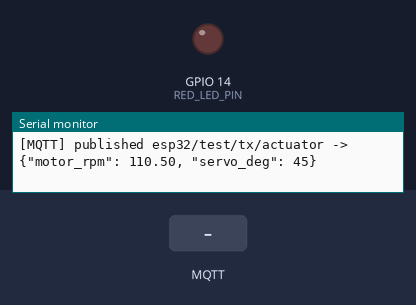
The program below on a simulated ESP32-S3. Shown: output pins drawn as LEDs (lit = HIGH), the last lines printed to the serial monitor. The inputs (shaded band) are chosen by the test bench. WiFi joins after 1.5 s; servers stay silent unless stated; no MQTT or app messages arrive unless stated.

Above: at 2.3 s.
2.4 s: MQTT message "1" arrives on the first subscribed topic
At 4.6 s:
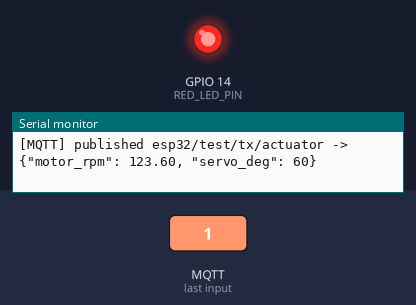
5.4 s: MQTT message "on" arrives on the first subscribed topic
Timing chart, 0 to 13.5 s (numbered marks = the images above; inputs shaded):
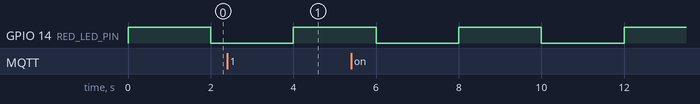

Measured:
- by itself, GPIO 14 (RED_LED_PIN): alternates HIGH for 2.0 s and LOW for 2.0 s

The program:

main.cpp
```cpp
#include <Arduino.h>
#include "core/pin.h"
#include "managers/network_manager.h"
#include "managers/queue_manager.h"

// The ONLY task that touches WiFi / PubSubClient.
void networkTask(void *pv)
{
  Serial.printf("[RTOS] Core %d - Network Task Started.\n", xPortGetCoreID());
  outbound_msg_t msg;
  for (;;)
  {
    network_manager::service(); // non-blocking connect / reconnect state machine

    if (network_manager::is_connected())
    {
      // Sleep until a message arrives, but wake every 20 ms so mqtt_loop() keeps running.
      if (queue_manager::dequeue_outbound(msg, pdMS_TO_TICKS(20)))
        network_manager::publish(msg);
    }
    else
    {
      // Offline: leave messages in the queue (it keeps the newest ones).
      vTaskDelay(pdMS_TO_TICKS(20));
    }

    network_manager::mqtt_loop();
  }
}

void commandReactTask(void *pv)
{
  command_t command_data;
  for (;;)
  {
    // Blocks until a command arrives, no polling or extra delay needed.
    if (queue_manager::dequeue_command_data(command_data, portMAX_DELAY))
    {
      Serial.printf("[CORE-%d] (command, temp_c, timer_min) = (%d, %.2f, %d)\n",
                    xPortGetCoreID(), command_data.command,
                    command_data.temperature_celcius, command_data.timer_minutes);
    }
  }
}

void blinkLedManagementTask(void *pv)
{
  TickType_t xLastWakeTime = xTaskGetTickCount();
  const TickType_t xPeriod = pdMS_TO_TICKS(2000);
  int last_led_state = LOW;
  const float temps[5] = {10.4, 20.5, 30.6, 40.5, 50.6};
  const float humids[5] = {40.4, 50.5, 60.6, 70.5, 80.6};
  const float motor_rpms[5] = {120.4, 110.5, 123.6, 120.5, 121.6};
  const int servo_degs[5] = {30, 45, 60, 75, 90};
  int idx = 0;
  sensor_t sensor_data;
  actuator_t actuator_data;
  pinMode(pin::RED_LED_PIN, OUTPUT);
  Serial.printf("[RTOS] Core %d - Blink/Producer Task Started.\n", xPortGetCoreID());
  for (;;)
  {
    last_led_state = !last_led_state;
    digitalWrite(pin::RED_LED_PIN, last_led_state);

    sensor_data.humidity_percent = humids[idx];
    sensor_data.temperature_celcius = temps[idx];
    actuator_data.motor_speed_rpm = motor_rpms[idx];
    actuator_data.servo_degree = servo_degs[idx];
    idx = (idx + 1) % 5;

    queue_manager::enqueue_sensor_data(sensor_data);
    queue_manager::enqueue_actuator_data(actuator_data);
    vTaskDelayUntil(&xLastWakeTime, xPeriod);
  }
}

void setup()
{
  Serial.begin(115200);
  queue_manager::initialize();
  network_manager::begin(); // before the tasks start, so the event group exists

  xTaskCreatePinnedToCore(networkTask, "NetworkTask", 6144, NULL, 1, NULL, 0);
  xTaskCreatePinnedToCore(blinkLedManagementTask, "BlinkLedTask", 4096, NULL, 1, NULL, 1);
  xTaskCreatePinnedToCore(commandReactTask, "CommandReactTask", 4096, NULL, 1, NULL, 1);
}

void loop()
{
  vTaskDelete(NULL); // everything runs in the tasks
}
```

pin.h
```cpp
#pragma once

namespace pin
{
    constexpr int BUILTIN_RGB_PIN = 48;
    constexpr int RED_LED_PIN = 14;
} // namespace pin
```

secrets.h
```cpp
#pragma once
// Keep this file out of git: add "src/core/secrets.h" to .gitignore.
namespace secrets
{
    constexpr const char *WIFI_SSID = "WIFI_SSID";
    constexpr const char *WIFI_PASSWORD = "WIFI_PASSWORD";
} // namespace secrets
```

type.h
```cpp
#pragma once
#include <stdint.h>

typedef struct
{
    float temperature_celcius;
    float humidity_percent;
} sensor_t;

typedef struct
{
    float motor_speed_rpm;
    int servo_degree;
} actuator_t;

typedef struct
{
    float temperature_celcius;
    int timer_minutes;
    int command;
} command_t;

// ---- Outbound (device -> broker) -------------------------------------------
// One tag per kind of data. To publish to a new topic:
//   1. add a value here        2. add a payload struct + union member below
//   3. add a case in network_manager::publish()
enum class msg_type_t : uint8_t
{
    SENSOR,
    ACTUATOR,
};

// Copied into the FreeRTOS queue with memcpy, so members must be plain data
// (no String / std::string / pointers to stack memory).
typedef struct
{
    msg_type_t type;
    union
    {
        sensor_t sensor;
        actuator_t actuator;
    };
} outbound_msg_t;
```

network_manager.cpp
```cpp
#include "network_manager.h"
#include <Arduino.h>
#include <WiFi.h>
#include <PubSubClient.h>
#include <ArduinoJson.h>
#include "core/pin.h"
#include "core/secrets.h"
#include "queue_manager.h"

namespace
{
    // ---- Configuration -------------------------------------------------------
    const char *mqtt_broker = "broker.emqx.io";
    constexpr uint16_t mqtt_port = 1883;
    const char *topic_sub_command = "esp32/test/rx/command";
    const char *topic_pub_sensor = "esp32/test/tx/sensor";
    const char *topic_pub_actuator = "esp32/test/tx/actuator";

    constexpr uint32_t WIFI_RETRY_MS = 30000; // safety net if the driver gives up
    constexpr uint32_t MQTT_BACKOFF_MIN_MS = 1000;
    constexpr uint32_t MQTT_BACKOFF_MAX_MS = 30000;

    // ---- State (touched only by the network task after begin()) --------------
    enum class link_state_t : uint8_t
    {
        WIFI_CONNECTING,
        MQTT_CONNECTING,
        CONNECTED,
    };

    WiFiClient wifi_client;
    PubSubClient client(wifi_client);
    EventGroupHandle_t net_events = nullptr;

    char client_id[32];
    link_state_t state = link_state_t::WIFI_CONNECTING;
    bool state_valid = false; // false until the first set_state()
    bool wifi_was_up = false;
    uint32_t wifi_attempt_ms = 0;
    uint32_t mqtt_next_try_ms = 0;
    uint32_t mqtt_backoff_ms = MQTT_BACKOFF_MIN_MS;

    // Only acts on a change, so the RGB LED / event bits aren't rewritten every loop.
    void set_state(link_state_t new_state)
    {
        if (state_valid && new_state == state)
            return;
        state = new_state;
        state_valid = true;

        switch (state)
        {
        case link_state_t::WIFI_CONNECTING:
            neopixelWrite(pin::BUILTIN_RGB_PIN, 0, 0, 50); // blue
            xEventGroupClearBits(net_events, network_manager::BIT_MQTT_CONNECTED);
            Serial.println("[NET] WiFi connecting...");
            break;
        case link_state_t::MQTT_CONNECTING:
            neopixelWrite(pin::BUILTIN_RGB_PIN, 50, 0, 0); // red
            xEventGroupClearBits(net_events, network_manager::BIT_MQTT_CONNECTED);
            break;
        case link_state_t::CONNECTED:
            neopixelWrite(pin::BUILTIN_RGB_PIN, 0, 50, 0); // green
            xEventGroupSetBits(net_events, network_manager::BIT_MQTT_CONNECTED);
            break;
        }
    }

    void start_wifi()
    {
        WiFi.begin(secrets::WIFI_SSID, secrets::WIFI_PASSWORD);
        wifi_attempt_ms = millis();
    }

    void try_connect_mqtt()
    {
        Serial.print("[MQTT] Connecting... ");
        if (client.connect(client_id))
        {
            Serial.println("connected");
            if (!client.subscribe(topic_sub_command))
                Serial.println("[MQTT] Subscribe failed");
            mqtt_backoff_ms = MQTT_BACKOFF_MIN_MS;
        }
        else
        {
            Serial.printf("failed, rc=%d, retry in %lu ms\n", client.state(), (unsigned long)mqtt_backoff_ms);
            mqtt_next_try_ms = millis() + mqtt_backoff_ms;
            const uint32_t doubled = mqtt_backoff_ms * 2;
            mqtt_backoff_ms = (doubled > MQTT_BACKOFF_MAX_MS) ? MQTT_BACKOFF_MAX_MS : doubled;
        }
    }

    // Runs inside client.loop(), i.e. in the network task. Keep it short:
    // parse, validate, enqueue, return.
    void callback(char *topic, byte *payload, unsigned int length)
    {
        if (strcmp(topic, topic_sub_command) != 0)
            return;

        JsonDocument doc;
        DeserializationError err = deserializeJson(doc, payload, length);
        if (err)
        {
            Serial.print("[MQTT] Deserialize json failed : ");
            Serial.println(err.c_str());
            return;
        }

        command_t cmd;
        cmd.temperature_celcius = doc["temperature_celcius"] | 0.0f;
        cmd.timer_minutes = doc["timer_minutes"] | 0;
        cmd.command = doc["command"] | -1;

        if (cmd.command != 0 && cmd.command != 1)
        {
            Serial.println("[MQTT] Unknown command value");
            return;
        }
        if (!queue_manager::enqueue_command_data(cmd))
            Serial.println("[MQTT] Command queue full, command dropped");
    }

    bool publish_text(const char *topic, const char *payload)
    {
        const bool ok = client.publish(topic, payload);
        Serial.printf("[MQTT] %s %s -> %s\n", ok ? "published" : "FAILED", topic, payload);
        return ok;
    }
} // namespace

namespace network_manager
{
    void begin()
    {
        net_events = xEventGroupCreate();

        // Unique client ID: a fixed ID on a public broker gets kicked by anyone else using it.
        const uint64_t mac = ESP.getEfuseMac();
        snprintf(client_id, sizeof(client_id), "esp32s3-%04X%08X",
                 (unsigned)((mac >> 32) & 0xFFFF), (unsigned)(mac & 0xFFFFFFFF));

        client.setServer(mqtt_broker, mqtt_port);
        client.setCallback(callback);
        client.setSocketTimeout(3); // seconds; keeps a failed connect() short

        WiFi.persistent(false);
        WiFi.mode(WIFI_STA);
        WiFi.setAutoReconnect(true); // the driver handles ordinary drops by itself
        start_wifi();
    }

    void service()
    {
        const uint32_t now = millis();

        if (WiFi.status() != WL_CONNECTED)
        {
            wifi_was_up = false;
            set_state(link_state_t::WIFI_CONNECTING);
            if (now - wifi_attempt_ms >= WIFI_RETRY_MS)
            {
                Serial.println("[NET] WiFi still down, forcing reconnect");
                WiFi.reconnect();
                wifi_attempt_ms = now;
            }
            return;
        }

        if (!wifi_was_up)
        {
            wifi_was_up = true;
            mqtt_next_try_ms = now; // try MQTT immediately after WiFi (re)appears
            mqtt_backoff_ms = MQTT_BACKOFF_MIN_MS;
            Serial.print("[NET] WiFi connected, IP: ");
            Serial.println(WiFi.localIP());
        }

        if (client.connected())
        {
            set_state(link_state_t::CONNECTED);
            return;
        }

        set_state(link_state_t::MQTT_CONNECTING);
        if ((int32_t)(now - mqtt_next_try_ms) >= 0) // wrap-safe "is it time yet"
            try_connect_mqtt();
    }

    bool is_connected()
    {
        return WiFi.status() == WL_CONNECTED && client.connected();
    }

    bool publish(const outbound_msg_t &msg)
    {
        if (!client.connected())
            return false;

        char buf[128];
        switch (msg.type)
        {
        case msg_type_t::SENSOR:
            snprintf(buf, sizeof(buf), "{\"temperature_c\": %.2f, \"humidity_pct\": %.2f}",
                     msg.sensor.temperature_celcius, msg.sensor.humidity_percent);
            return publish_text(topic_pub_sensor, buf);

        case msg_type_t::ACTUATOR:
            snprintf(buf, sizeof(buf), "{\"motor_rpm\": %.2f, \"servo_deg\": %d}",
                     msg.actuator.motor_speed_rpm, msg.actuator.servo_degree);
            return publish_text(topic_pub_actuator, buf);
        }
        return false;
    }

    void mqtt_loop()
    {
        client.loop();
    }

    EventGroupHandle_t event_group()
    {
        return net_events;
    }
} // namespace network_manager
```

network_manager.h
```cpp
#pragma once
#include "core/type.h"
#include "freertos/FreeRTOS.h"
#include "freertos/event_groups.h"

// OWNERSHIP RULE: begin() runs once from setup(), before any task starts.
// After that, service() / is_connected() / publish() / mqtt_loop() must be
// called ONLY from the network task. That is what makes PubSubClient safe
// without a mutex. Other tasks talk to it through queue_manager.
namespace network_manager
{
    constexpr EventBits_t BIT_MQTT_CONNECTED = (1 << 0);

    void begin();                       // config + start WiFi (non-blocking)
    void service();                     // non-blocking WiFi/MQTT state machine
    bool is_connected();                // WiFi up AND MQTT connected
    bool publish(const outbound_msg_t &msg);
    void mqtt_loop();                   // PubSubClient keepalive + incoming messages

    // Safe to use from any task: wait on / test BIT_MQTT_CONNECTED.
    EventGroupHandle_t event_group();
} // namespace network_manager
```

queue_manager.cpp
```cpp
#include "queue_manager.h"

namespace
{
    constexpr UBaseType_t OUTBOUND_QUEUE_LENGTH = 10;
    constexpr UBaseType_t COMMAND_QUEUE_LENGTH = 5;

    QueueHandle_t outbound_queue = nullptr;
    QueueHandle_t command_queue = nullptr;
} // namespace

namespace queue_manager
{
    void initialize()
    {
        outbound_queue = xQueueCreate(OUTBOUND_QUEUE_LENGTH, sizeof(outbound_msg_t));
        command_queue = xQueueCreate(COMMAND_QUEUE_LENGTH, sizeof(command_t));
        if (!outbound_queue || !command_queue)
        {
            Serial.println("[QUEUE] Creation failed!");
            while (true)
                delay(1000);
        }
    }

    bool enqueue_outbound(const outbound_msg_t &msg)
    {
        if (xQueueSend(outbound_queue, &msg, 0) == pdTRUE)
            return true;

        // Full: drop the oldest item, then retry once.
        outbound_msg_t discarded;
        xQueueReceive(outbound_queue, &discarded, 0);
        if (xQueueSend(outbound_queue, &msg, 0) == pdTRUE)
        {
            Serial.println("[QUEUE] Outbound full, dropped oldest message");
            return true;
        }
        return false;
    }

    bool dequeue_outbound(outbound_msg_t &msg, TickType_t timeout)
    {
        return xQueueReceive(outbound_queue, &msg, timeout) == pdTRUE;
    }

    bool enqueue_sensor_data(const sensor_t &data)
    {
        outbound_msg_t msg;
        msg.type = msg_type_t::SENSOR;
        msg.sensor = data;
        return enqueue_outbound(msg);
    }

    bool enqueue_actuator_data(const actuator_t &data)
    {
        outbound_msg_t msg;
        msg.type = msg_type_t::ACTUATOR;
        msg.actuator = data;
        return enqueue_outbound(msg);
    }

    bool enqueue_command_data(const command_t &cmd)
    {
        return xQueueSend(command_queue, &cmd, 0) == pdTRUE;
    }

    bool dequeue_command_data(command_t &cmd, TickType_t timeout)
    {
        return xQueueReceive(command_queue, &cmd, timeout) == pdTRUE;
    }
} // namespace queue_manager
```

queue_manager.h
```cpp
#pragma once
#include <Arduino.h>
#include "core/type.h"

namespace queue_manager
{
    void initialize();

    // ---- Outbound: any producer task -> network task -------------------------
    // Never blocks. If the queue is full the OLDEST item is dropped, so the
    // queue always holds the freshest data (good for telemetry).
    bool enqueue_outbound(const outbound_msg_t &msg);
    // Used by the network task only.
    bool dequeue_outbound(outbound_msg_t &msg, TickType_t timeout);

    // Convenience wrappers so producers don't build outbound_msg_t by hand.
    bool enqueue_sensor_data(const sensor_t &data);
    bool enqueue_actuator_data(const actuator_t &data);

    // ---- Inbound: network task (MQTT callback) -> command task ---------------
    bool enqueue_command_data(const command_t &cmd); // never blocks
    bool dequeue_command_data(command_t &cmd, TickType_t timeout);
} // namespace queue_manager
```
